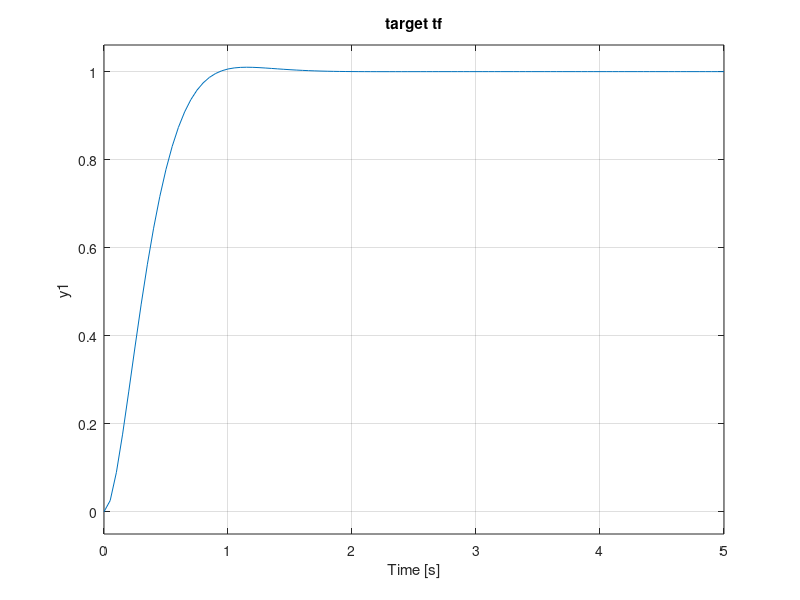

Recreate this plot in MATLAB. (Note: this script raises an error after producing the figure.)
%specifications
t95 = 1 ; %sec - 4*tau          
D = 1/100 ; %overshoot
%dominant poles
m = -log(D)/sqrt(pi^2+log(D)^2) ; %damping ratio
w0 = 4/(m*t95) ;

dp = -m*w0 + j*w0*sqrt(1-m^2) ; %dominant pole

figure
T = tf([w0^2], conv([1,-dp],[1,-conj(dp)])) %targetted transfer function
step(T,5) %step response of T(s)
title ('target tf')


%%%%%%%%%%%%%%%%%%%%%%%%%%% PID/I-PD DESIGN %%%%%%%%%%%%%%%%%%%%%%%%%%%%%%%

% ---------------------------------
% --- PID Controller design - by TM
% ---------------------------------

fp = -15 ; %fast pole - to be added to the poles of the transfer function
q = conv([1, -fp], [1, 2*m*w0, w0^2]) ; %denominator of the closed loop 

%-----------------
%-- x axis - Ix

Kix = q(4)*Ix ; %Ki = q0*Ix
Kpx = q(3)*Ix  ; %Kp = q1*Ix
Kdx = q(2)*Ix  ; %Kd = q2*Ix

%-----------------
%-- y axis - Iy

Kiy = q(4)*Iy ; 
Kpy = q(3)*Iy ; 
Kdy = q(2)*Iy ;  

%-----------------
%-- z axis - vertical

Kiz = q(4) ;  
Kpz = q(3) ;  
Kdz = q(2) ;  

% -----------------------------------
% --- PID Controller design - by Elia
% -----------------------------------
%FIXME - the procedure seems to produce results that still have

%dp
% re_dp = real(dp);
% im_dp = imag(dp);
% numerator_tf = P_tf.Numerator{1} ;
% denominator_tf = P_tf.Denominator{1} ;
% tf_in_dp = polyval(numerator_tf, dp)/ polyval(denominator_tf, dp); %systf is defined in file sys_equations.m %(1/mass) / (dp^2 + b*dp + k);
% 
% X1 = 1/(2*im_dp)*imag(-1/tf_in_dp) - 1/(2*re_dp)*real(-1/tf_in_dp);
% X2 = 1/(2*im_dp)*imag(-1/tf_in_dp) + 1/(2*re_dp)*real(-1/tf_in_dp);
% num_L = -conv(numerator_tf,[1,-2*re_dp,re_dp^2+im_dp^2]);
% den_L = conv([0, 0, 2*re_dp, 0],denominator_tf) + conv(numerator_tf,[0, 2*re_dp*X2, 0 , -2*re_dp*(re_dp^2+im_dp^2)*X1]);
% 
% L = tf(num_L, den_L) %fictional transfer function
% 
% figure
% rlocus(L)
% title('positive Kp')
% 
% figure
% rlocus(-L)
% title('negative Kp')
% 
% 
% %choose values for the PID
% Kp_E = 0.7;
% Ki_E = -(re_dp^2+im_dp^2)*(Kp_E/(2*re_dp)+X1);
% Kd_E = -Kp_E/(2*re_dp)+X2;


%%%%%%%%%%%%%%%%%%%%%%%%%%% PID Transfer function %%%%%%%%%%%%%%%%%%%%%%%%%
 
% Ki = Ki_E ;
% Kp = Kp_E ;
% Kd = Kd_E ;
% 
% % add (1+epsilon*s) below the derivative part to make it proper
e = 1e-2 ;
% C_tf = tf([Kd + Kp*e,Kp + Ki*e,Ki],[e,1,0]);


%%%%%%%%%%%%%%%%%%%%%%%%%%%%%% PID DISCRETISATION %%%%%%%%%%%%%%%%%%%%%%%%%

%discretisaton of the controller

% C_tfd = c2d(C_tf, Ts, 'tustin'); %better method to discretise the system
% [num_C_tfd, den_C_tfd] = tfdata(C_tfd, 'v');
% 
% %State-Space of the PID through realisation
% c_d_ss = ss(C_tfd)
% [Adc,Bdc,Cdc,Ddc] = ssdata(c_d_ss)

%%%%%%%%%%%%%%%%%%%%%%%%%%%%%% I-PD DISCRETISATION %%%%%%%%%%%%%%%%%%%%%%%%

% for attitude control

%I transfer function - controller 1
C1_x_tf = tf([Kix],[1,0]);

%PD transfer function  - controller 2
C2_x_tf = tf([Kdx + e*Kpx,Kpx],[e,1]);

%discretisaton of the controller 1
C1_x_tfd = c2d(C1_x_tf, Ts, 'tustin');
[num_C1_x_tfd, den_C1_x_tfd] = tfdata(C1_x_tfd, 'v');

%discretisaton of the controller - controller 2
C2_x_tfd = c2d(C2_x_tf, Ts, 'tustin'); 
[num_C2_x_tfd, den_C2_x_tfd] = tfdata(C2_x_tfd, 'v');

%State-Space of through realisation - controller 1
c1_x_d_ss = ss(C1_x_tfd) ; 
[Adc1_x,Bdc1_x,Cdc1_x,Ddc1_x] = ssdata(c1_x_d_ss) % the matrices are 1*1

%State-Space through realisation - controller 2
c2_x_d_ss = ss(C2_x_tfd) ; 
[Adc2_x,Bdc2_x,Cdc2_x,Ddc2_x] = ssdata(c2_x_d_ss) % the matrices are 1*1


% for altitude control

%I transfer function - controller 1
C1_z_tf = tf([Kiz],[1,0]);

%PD transfer function  - controller 2
C2_z_tf = tf([Kdz + e*Kpz,Kpz],[e,1]);

%discretisaton of the controller 1
C1_z_tfd = c2d(C1_z_tf, Ts, 'tustin');
[num_C1_z_tfd, den_C1_z_tfd] = tfdata(C1_z_tfd, 'v');

%discretisaton of the controller - controller 2
C2_z_tfd = c2d(C2_z_tf, Ts, 'tustin');
[num_C2_z_tfd, den_C2_z_tfd] = tfdata(C2_z_tfd, 'v');

%State-Space of through realisation - controller 1
c1_z_d_ss = ss(C1_z_tfd) ; 
[Adc1_z,Bdc1_z,Cdc1_z,Ddc1_z] = ssdata(c1_z_d_ss) % the matrices are 1*1

%State-Space through realisation - controller 2
c2_z_d_ss = ss(C2_z_tfd) ; 
[Adc2_z,Bdc2_z,Cdc2_z,Ddc2_z] = ssdata(c2_z_d_ss) % the matrices are 1*1


%%%%%%%%%%%%%%%%%%%%%%%%%%% I-PD State-Space %%%%%%%%%%%%%%%%%%%%%%%%%%%%%%

% The dicrete ss representation of the I-PD is not straightforward, due to
% the different inputs to I and PD.
% The representation proposed is based on the following system:
%
%       xi(k+1) = Ai * xi(k) + Bi * err(k)
%       xpd(k+1) = Apd * xi(k) + Bpd * yp(k)
%       yc(k) = Ci * xi(k) + Di * err(k) - ( Cpd * xpd(k) + Dpd * ypd(k) )
%
% with: 
% yp = output of the plant
% err(k) = input - yp , at time k
% xi(k) = state of the I part , at time k
% xpd(k) = state of the PD part , at time k
% 
% the state is supposed to be (xi ; xpd)
% the input is supposed to be (input ; yp)


% % Resulting matrices for the controllers - also generated in the code
% input_controller.m of the verification framework
% 
% Adcx = [Adc1_x 0 ; 
%         0 Adc2_x] ;
% 
% Bdcx = [Bdc1_x 0 ; 
%         0 Bdc2_x] ;
% 
% Cdcx = [Cdc1_x -Cdc2_x] ; 
% 
% Ddcx = [Ddc1_x -Ddc2_x] ; 
% 
% Adcz = [Adc1_z 0 ; 
%         0 Adc2_z] ;
% 
% Bdcz = [Bdc1_z 0 ; 
%         0 Bdc2_z] ;
% 
% Cdcz = [Cdc1_z -Cdc2_z] ; 
% 
% Ddcz = [Ddc1_z -Ddc2_z] ; 
